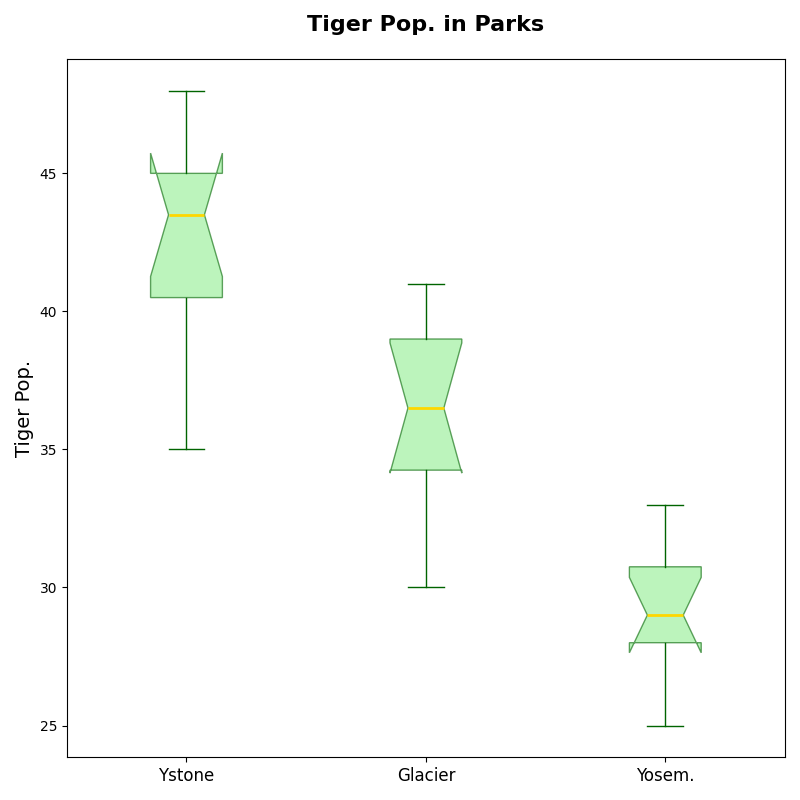

Recreate this plot in Python.
import matplotlib.pyplot as plt

# Groups of data
populations_yellowstone = [35, 40, 45, 42, 38, 44, 47, 48, 43, 45]
populations_glacier = [30, 33, 37, 39, 35, 36, 40, 41, 39, 34]
populations_yosemite = [25, 28, 29, 31, 30, 27, 33, 32, 29, 28]

plt.figure(figsize=(8, 8))
plt.boxplot([populations_yellowstone, populations_glacier, populations_yosemite], vert=True, patch_artist=True, notch=True,
            boxprops=dict(facecolor='lightgreen', color='darkgreen', alpha=0.6),
            capprops=dict(color='darkgreen'),
            whiskerprops=dict(color='darkgreen'),
            flierprops=dict(marker='o', color='red', alpha=0.5),
            medianprops=dict(color='gold', linewidth=2))

plt.ylabel('Tiger Pop.', fontsize=14)
plt.xticks([1, 2, 3], ['Ystone', 'Glacier', 'Yosem.'], fontsize=12)
plt.title('Tiger Pop. in Parks', fontsize=16, weight='bold', pad=20)

plt.tight_layout()

plt.show()
